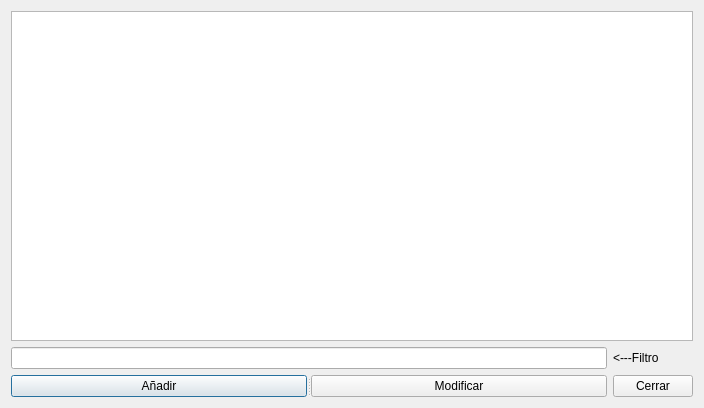
<?xml version="1.0" encoding="UTF-8"?>
<ui version="4.0">
 <class>TiposEntradasSalidas</class>
 <widget class="QDialog" name="TiposEntradasSalidas">
  <property name="geometry">
   <rect>
    <x>0</x>
    <y>0</y>
    <width>704</width>
    <height>408</height>
   </rect>
  </property>
  <property name="windowTitle">
   <string>Dialog</string>
  </property>
  <layout class="QGridLayout" name="gridLayout">
   <item row="2" column="0">
    <widget class="QSplitter" name="splitter">
     <property name="orientation">
      <enum>Qt::Horizontal</enum>
     </property>
     <widget class="QPushButton" name="pushButton">
      <property name="text">
       <string>Añadir</string>
      </property>
     </widget>
     <widget class="QPushButton" name="pushButton_2">
      <property name="text">
       <string>Modificar</string>
      </property>
     </widget>
    </widget>
   </item>
   <item row="1" column="0">
    <widget class="QLineEdit" name="lineEdit"/>
   </item>
   <item row="1" column="1">
    <widget class="QLabel" name="label">
     <property name="text">
      <string>&lt;---Filtro</string>
     </property>
    </widget>
   </item>
   <item row="0" column="0" colspan="2">
    <widget class="QTableView" name="tableView"/>
   </item>
   <item row="2" column="1">
    <widget class="QPushButton" name="pushButton_3">
     <property name="text">
      <string>Cerrar</string>
     </property>
    </widget>
   </item>
  </layout>
 </widget>
 <tabstops>
  <tabstop>lineEdit</tabstop>
  <tabstop>pushButton</tabstop>
  <tabstop>pushButton_2</tabstop>
  <tabstop>pushButton_3</tabstop>
  <tabstop>tableView</tabstop>
 </tabstops>
 <resources/>
 <connections>
  <connection>
   <sender>pushButton_3</sender>
   <signal>clicked()</signal>
   <receiver>TiposEntradasSalidas</receiver>
   <slot>accept()</slot>
   <hints>
    <hint type="sourcelabel">
     <x>664</x>
     <y>382</y>
    </hint>
    <hint type="destinationlabel">
     <x>701</x>
     <y>358</y>
    </hint>
   </hints>
  </connection>
 </connections>
</ui>
